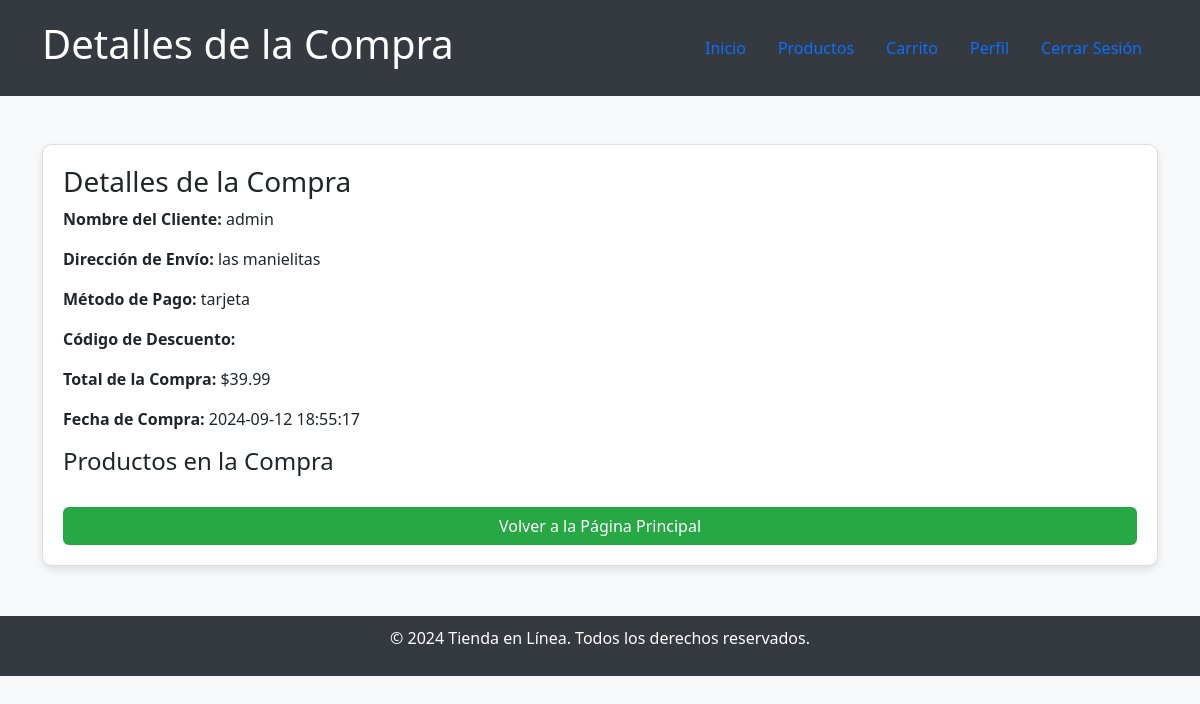
The page /detalles_compra.php?compra_id=36 (signed in) on the database its author committed.
### tables this page shows
CREATE TABLE IF NOT EXISTS `usuarios` (
  `id` int(11) NOT NULL AUTO_INCREMENT,
  `username` varchar(100) NOT NULL,
  `email` varchar(100) NOT NULL,
  `password` varchar(255) NOT NULL,
  `token_recuperacion` varchar(255) DEFAULT NULL,
  `token_expiracion` datetime DEFAULT NULL,
  `fecha_registro` datetime DEFAULT CURRENT_TIMESTAMP,
  `role` enum('cliente','admin') DEFAULT 'cliente',
  `last_login` datetime DEFAULT NULL,
  `created_at` timestamp NOT NULL DEFAULT CURRENT_TIMESTAMP,
  PRIMARY KEY (`id`),
  UNIQUE KEY `email` (`email`)
);

CREATE TABLE IF NOT EXISTS `compras` (
  `id` int(11) NOT NULL AUTO_INCREMENT,
  `user_id` int(40) DEFAULT NULL,
  `direccion` varchar(255) DEFAULT NULL,
  `metodo_pago` varchar(50) DEFAULT NULL,
  `descuento` varchar(50) DEFAULT NULL,
  `total` decimal(10,2) DEFAULT NULL,
  `fecha` datetime DEFAULT NULL,
  PRIMARY KEY (`id`)
);

### detalles_compra.php (the view, shortened to what this page needs)
<?php
require 'config.php';
$compra_id = $_GET['compra_id'] ?? null;
$user_id = $_SESSION['user_id'];
$stmt = $pdo->prepare("SELECT username, email FROM usuarios WHERE id = ?");
$stmt->execute([$user_id]);
$user = $stmt->fetch(PDO::FETCH_ASSOC);
$stmt = $pdo->prepare("SELECT * FROM compras WHERE id = ?");
$stmt->execute([$compra_id]);
$compra = $stmt->fetch(PDO::FETCH_ASSOC);
?>
<!DOCTYPE html>
<html lang="es">
<head>
    <link href="https://cdn.jsdelivr.net/npm/bootstrap@5.3.0-alpha1/dist/css/bootstrap.min.css" rel="stylesheet">
</head>
<body>
    <header class="header">
        <div class="container d-flex justify-content-between align-items-center">
            <h1>Detalles de la Compra</h1>
            <nav>
                <ul class="nav">
                    <li class="nav-item"><a href="index.php" class="nav-link">Inicio</a></li>
                    <li class="nav-item"><a href="productos.php" class="nav-link">Productos</a></li>
                    <li class="nav-item"><a href="carrito.php" class="nav-link">Carrito</a></li>
                    <li class="nav-item"><a href="profile.php" class="nav-link">Perfil</a></li>
                    <li class="nav-item"><a href="logout.php" class="nav-link">Cerrar Sesión</a></li>
                </ul>
            </nav>
        </div>
    </header>
    <main class="container my-5">
        <div class="row">
            <div class="col-md-12">
                <div class="summary-card">
                    <h3>Detalles de la Compra</h3>
                    <p><strong>Nombre del Cliente:</strong> <?php echo htmlspecialchars($user['username']); ?></p>
                    <p><strong>Dirección de Envío:</strong> <?php echo htmlspecialchars($compra['direccion']); ?></p>
                    <p><strong>Método de Pago:</strong> <?php echo htmlspecialchars($compra['metodo_pago']); ?></p>
                    <p><strong>Código de Descuento:</strong> <?php echo htmlspecialchars($compra['descuento']); ?></p>
                    <p><strong>Total de la Compra:</strong> $<?php echo number_format($compra['total'], 2); ?></p>
                    <p><strong>Fecha de Compra:</strong> <?php echo htmlspecialchars($compra['fecha']); ?></p>
                    <h4>Productos en la Compra</h4>
                    <a href="index.php" class="btn btn-custom w-100">Volver a la Página Principal</a>
                </div>
            </div>
        </div>
    </main>
    <footer>
        <p>&copy; 2024 Tienda en Línea. Todos los derechos reservados.</p>
    </footer>
</body>
</html>

### detalles_compra.php (style rules this page uses)
body { background-color: #f8f9fa; }
.header { background-color: #343a40; color: white; padding: 20px; }
.summary-card { background-color: #fff; border: 1px solid #ddd; padding: 20px; border-radius: 10px; box-shadow: 0 4px 8px rgba(0, 0, 0, 0.1); }
footer { background-color: #343a40; color: white; padding: 10px 0; margin-top: 50px; text-align: center; }
.btn-custom { background-color: #28a745; color: white; }

### rows shown on the page
usuarios: username "admin"
compras: direccion "las manielitas", metodo_pago "tarjeta", total "39.99", fecha "2024-09-12 18:55:17"
